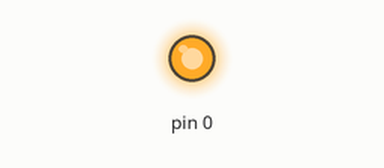
Bench run of a sketch on a simulated Arduino Uno, built with avr-gcc and run on an emulated ATmega328P. Parts: output pins drawn as LEDs (lit = HIGH).

Above: at 1.5 s.
At 4.5 s:
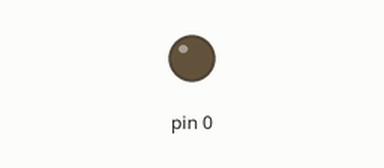
Timing chart, 0 to 7.8 s (numbered marks = the images above):
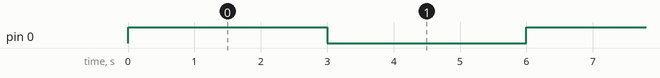

The sketch:

modulorele.ino
```cpp
void setup() {
pinMode(0, OUTPUT);
}

void loop() {
digitalWrite (0, HIGH);
delay (3000);
digitalWrite (0, LOW);
delay (3000);
}
```

Measured:
- by itself, pin 0: alternates HIGH for 3.0 s and LOW for 3.0 s
